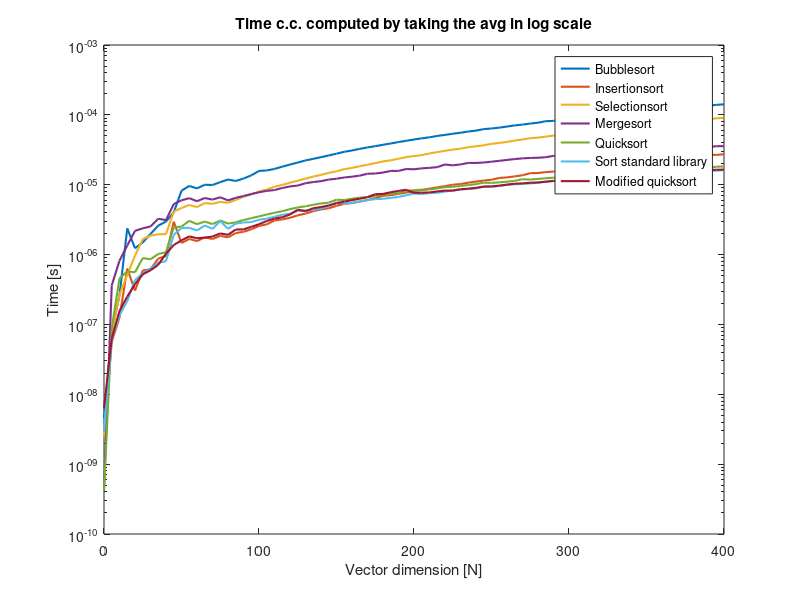

Write the MATLAB code that produced this figure.
clearvars 

%%
data = [
0 4.58e-09 2.91e-09 2.5e-09 4.2e-10 4.2e-10 2.91e-09 6.25e-09
5 7.791e-08 5.625e-08 7.666e-08 3.6292e-07 8.875e-08 6.208e-08 6.333e-08
10 2.6208e-07 1.2583e-07 2.6791e-07 8.175e-07 4.5708e-07 1.3541e-07 1.5583e-07
15 2.37167e-06 6.3041e-07 5.1208e-07 1.34708e-06 5.7333e-07 2.1542e-07 2.5042e-07
20 1.23125e-06 3.05e-07 9.6625e-07 2.185e-06 5.5791e-07 4.3333e-07 3.7667e-07
25 1.49042e-06 5.9166e-07 1.66708e-06 2.37542e-06 8.9167e-07 5.3625e-07 5.2166e-07
30 1.975e-06 6.1792e-07 1.86625e-06 2.52417e-06 8.5625e-07 6.3458e-07 5.9542e-07
35 2.5975e-06 8.7541e-07 1.95667e-06 3.25959e-06 1.02e-06 7.6333e-07 7.1458e-07
40 2.97042e-06 9.5542e-07 1.96208e-06 3.11333e-06 1.07958e-06 8.0291e-07 1.03208e-06
45 4.00041e-06 2.9575e-06 4.12916e-06 5.28709e-06 2.4575e-06 1.91625e-06 1.37041e-06
50 8.22292e-06 1.46375e-06 4.64333e-06 5.98334e-06 2.51167e-06 2.40208e-06 1.59958e-06
55 9.59625e-06 1.675e-06 5.13417e-06 6.41583e-06 3.04542e-06 2.41917e-06 1.82083e-06
60 8.85792e-06 1.55834e-06 4.78291e-06 5.80541e-06 2.72e-06 2.21583e-06 1.7125e-06
65 9.99042e-06 1.76625e-06 5.45209e-06 6.44916e-06 2.97125e-06 2.605e-06 1.74667e-06
70 9.90667e-06 1.66958e-06 5.33583e-06 6.125e-06 2.72875e-06 2.335e-06 1.8125e-06
75 1.08837e-05 1.85291e-06 5.67791e-06 6.61583e-06 3.07625e-06 3.01583e-06 2.00792e-06
80 1.18729e-05 1.76875e-06 5.51708e-06 5.965e-06 2.77458e-06 2.33292e-06 1.91875e-06
85 1.13133e-05 2.03334e-06 6.06042e-06 6.4925e-06 2.89583e-06 2.77416e-06 2.2825e-06
90 1.22517e-05 2.12e-06 6.73042e-06 6.88834e-06 3.1225e-06 2.8825e-06 2.29208e-06
95 1.35979e-05 2.29708e-06 7.24458e-06 7.35334e-06 3.3125e-06 2.9125e-06 2.49458e-06
100 1.57571e-05 2.57541e-06 8.00291e-06 7.79375e-06 3.52375e-06 3.15167e-06 2.71917e-06
105 1.60113e-05 2.705e-06 8.5375e-06 8.16708e-06 3.74292e-06 3.26042e-06 3.02375e-06
110 1.68129e-05 3.08375e-06 9.33292e-06 8.38083e-06 3.96541e-06 3.48083e-06 3.27666e-06
115 1.81288e-05 3.18625e-06 9.945e-06 8.97083e-06 4.1775e-06 3.70917e-06 3.41791e-06
120 1.94417e-05 3.36167e-06 1.06775e-05 9.45209e-06 4.46792e-06 3.83917e-06 3.74583e-06
125 2.07667e-05 3.64209e-06 1.14196e-05 9.7225e-06 4.72417e-06 4.24583e-06 4.38375e-06
130 2.22592e-05 3.855e-06 1.22429e-05 1.05046e-05 4.91334e-06 4.30125e-06 4.17166e-06
135 2.3465e-05 4.18584e-06 1.30513e-05 1.09212e-05 5.15875e-06 4.3675e-06 4.61e-06
140 2.47983e-05 4.42708e-06 1.38321e-05 1.124e-05 5.39625e-06 4.57208e-06 4.78958e-06
145 2.62408e-05 4.59959e-06 1.47904e-05 1.18575e-05 5.53959e-06 4.89459e-06 5.05792e-06
150 2.7795e-05 4.9825e-06 1.555e-05 1.21733e-05 6.10083e-06 5.62375e-06 5.41792e-06
155 2.95867e-05 5.3275e-06 1.67004e-05 1.269e-05 6.035e-06 5.36583e-06 5.7325e-06
160 3.08983e-05 5.46458e-06 1.74042e-05 1.303e-05 6.29834e-06 5.52e-06 6.01083e-06
165 3.26042e-05 5.73666e-06 1.83904e-05 1.3495e-05 6.53792e-06 5.75334e-06 6.29709e-06
170 3.41921e-05 6.02583e-06 1.93058e-05 1.43462e-05 6.62125e-06 6.03125e-06 6.64166e-06
175 3.56383e-05 6.40667e-06 2.0375e-05 1.44779e-05 6.86209e-06 6.21292e-06 7.30917e-06
180 3.72917e-05 6.95041e-06 2.15771e-05 1.49246e-05 7.25125e-06 6.2875e-06 7.37625e-06
185 3.89513e-05 7.09792e-06 2.23517e-05 1.57571e-05 7.38625e-06 6.48458e-06 7.81e-06
190 4.08133e-05 7.39625e-06 2.35496e-05 1.5765e-05 7.63083e-06 6.68125e-06 8.14958e-06
195 4.25254e-05 7.73e-06 2.48483e-05 1.67804e-05 8.07833e-06 7.06959e-06 8.47292e-06
200 4.43821e-05 8.13042e-06 2.57633e-05 1.66317e-05 8.37042e-06 7.51208e-06 7.63625e-06
205 4.61462e-05 8.39292e-06 2.65242e-05 1.71579e-05 8.48583e-06 7.345e-06 7.70666e-06
210 4.775e-05 8.77917e-06 2.80462e-05 1.74221e-05 8.53542e-06 7.62167e-06 7.745e-06
215 4.99175e-05 9.15667e-06 2.92721e-05 1.78637e-05 8.86625e-06 7.66083e-06 8.02042e-06
220 5.16525e-05 9.53375e-06 3.05738e-05 1.94692e-05 9.23375e-06 7.97959e-06 8.23625e-06
225 5.36713e-05 9.99917e-06 3.183e-05 1.89479e-05 9.33167e-06 8.25708e-06 8.23666e-06
230 5.54554e-05 1.02292e-05 3.27904e-05 1.94962e-05 9.60708e-06 8.50625e-06 8.61833e-06
235 5.77271e-05 1.06858e-05 3.44883e-05 2.05075e-05 9.88917e-06 8.73292e-06 8.75792e-06
240 5.95071e-05 1.10996e-05 3.54829e-05 2.05e-05 1.01958e-05 8.83542e-06 9.0275e-06
245 6.25379e-05 1.14733e-05 3.67079e-05 2.08038e-05 1.07079e-05 9.49e-06 9.37708e-06
250 6.37838e-05 1.17642e-05 3.84629e-05 2.13517e-05 1.06108e-05 9.31e-06 9.46917e-06
255 6.5615e-05 1.24938e-05 3.96713e-05 2.19625e-05 1.08146e-05 9.595e-06 9.695e-06
260 6.80162e-05 1.27258e-05 4.09992e-05 2.26346e-05 1.10379e-05 9.92417e-06 1.00458e-05
265 7.06654e-05 1.31554e-05 4.29092e-05 2.33075e-05 1.13571e-05 1.01579e-05 1.03317e-05
270 7.25304e-05 1.36654e-05 4.43988e-05 2.38342e-05 1.19979e-05 1.02888e-05 1.04404e-05
275 7.51058e-05 1.46158e-05 4.63958e-05 2.41587e-05 1.18404e-05 1.04383e-05 1.06687e-05
280 7.71742e-05 1.46975e-05 4.72408e-05 2.43171e-05 1.21029e-05 1.06646e-05 1.0775e-05
285 8.11313e-05 1.51738e-05 4.87958e-05 2.47663e-05 1.23875e-05 1.11275e-05 1.10213e-05
290 8.20042e-05 1.54004e-05 5.04733e-05 2.58954e-05 1.26129e-05 1.12533e-05 1.13533e-05
295 8.49313e-05 1.62242e-05 5.29112e-05 2.59367e-05 1.28638e-05 1.13604e-05 1.14467e-05
300 8.69846e-05 1.63879e-05 5.27446e-05 2.65608e-05 1.31542e-05 1.14321e-05 1.17733e-05
305 8.91917e-05 1.68979e-05 5.56642e-05 2.69346e-05 1.33771e-05 1.17054e-05 1.19454e-05
310 9.11825e-05 1.77725e-05 5.72354e-05 2.72213e-05 1.36029e-05 1.20458e-05 1.22787e-05
315 9.45321e-05 1.78013e-05 5.83879e-05 2.7695e-05 1.40771e-05 1.22913e-05 1.24883e-05
320 9.62821e-05 1.85108e-05 5.98817e-05 2.80029e-05 1.39996e-05 1.23887e-05 1.2605e-05
325 9.95512e-05 1.92804e-05 6.15163e-05 2.85808e-05 1.43621e-05 1.26221e-05 1.2945e-05
330 0.000101644 1.92958e-05 6.39571e-05 2.901e-05 1.47783e-05 1.28442e-05 1.35304e-05
335 0.000105537 2.00529e-05 6.58363e-05 2.96692e-05 1.48737e-05 1.31325e-05 1.32642e-05
340 0.000106705 2.06208e-05 6.76283e-05 3.013e-05 1.52196e-05 1.3285e-05 1.36171e-05
345 0.000110025 2.11071e-05 6.99975e-05 3.06054e-05 1.53546e-05 1.37117e-05 1.38375e-05
350 0.000112132 2.19558e-05 7.08883e-05 3.05292e-05 1.57679e-05 1.39271e-05 1.47071e-05
355 0.000115531 2.20113e-05 7.31071e-05 3.10488e-05 1.60433e-05 1.41138e-05 1.43679e-05
360 0.000118354 2.25617e-05 7.60683e-05 3.1905e-05 1.63737e-05 1.41779e-05 1.45921e-05
365 0.0001207 2.31796e-05 7.74354e-05 3.25933e-05 1.648e-05 1.44029e-05 1.48221e-05
370 0.000123763 2.38658e-05 7.93162e-05 3.27317e-05 1.67387e-05 1.46204e-05 1.52129e-05
375 0.000130221 2.45067e-05 8.38983e-05 3.34042e-05 1.67429e-05 1.50329e-05 1.52788e-05
380 0.000130456 2.49829e-05 8.27017e-05 3.41125e-05 1.73192e-05 1.51292e-05 1.56671e-05
385 0.000133975 2.56429e-05 8.43212e-05 3.39637e-05 1.78229e-05 1.52804e-05 1.59846e-05
390 0.00013566 2.70042e-05 8.70333e-05 3.45758e-05 1.76517e-05 1.56563e-05 1.63446e-05
395 0.000138862 2.66821e-05 8.90067e-05 3.55946e-05 1.80812e-05 1.58725e-05 1.63654e-05
400 0.000141655 2.72833e-05 9.11188e-05 3.56621e-05 1.82504e-05 1.61521e-05 1.64542e-05
];

dim = data(:,1); % dimensione del vettore
tb = data(:,2); % tempi bubblesort
ti = data(:,3); % tempi insertionsort
ts = data(:,4); % tempi selectionsort
tm = data(:,5); % tempi mergesort
tq = data(:,6); % tempi quicksort
tstd = data(:,7); % tempi sort libreria standard
tmq = data(:,8); % tempi quicksort modificato

%figura: sovrappongo le c.c. al variare del tempo
figure('Name','Plot T(N)');
semilogy(dim, tb, 'LineWidth', 1.5); 
hold on;
semilogy(dim, ti, 'LineWidth', 1.5);
semilogy(dim, ts, 'LineWidth', 1.5);
semilogy(dim, tm, 'LineWidth', 1.5);
semilogy(dim, tq, 'LineWidth', 1.5);
semilogy(dim, tstd, 'LineWidth', 1.5);
semilogy(dim, tmq, 'LineWidth', 1.5);
xlabel('Vector dimension [N]');
ylabel('Time [s]');
legend('Bubblesort', 'Insertionsort', 'Selectionsort', 'Mergesort', 'Quicksort' , 'Sort standard library', 'Modified quicksort');
title('Time c.c. computed by taking the avg in log scale');


% In questo grafico viene proposto il tempo di esecuzione per diversi
% algoritmi di ordinamento applicati a vettori di piccole dimensioni
% (inferiori a 100). Si notano immediatamente i comportamenti quadratici di
% bubblesort e selectionsort. Mergesort è caratterizzato invece da una
% curva rapidamente crescente all'inizio, che si appiattisce via via. La
% competizione sui vettori di piccole dimensioni è tra insertionsort e
% quicksort: quest'ultimo diventa nettamente più rapido all'incirca dopo 30.
% La funzione sort della libreria standard, invece, sulle piccole 
% dimensioni è leggermente più lenta.
